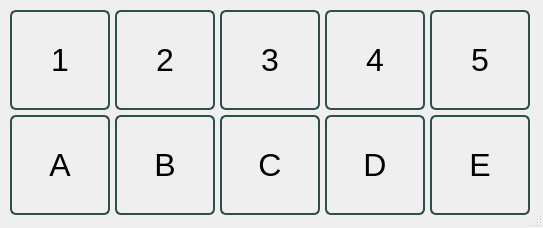
<?xml version="1.0" encoding="UTF-8"?>
<ui version="4.0">
 <class>dlgPassword</class>
 <widget class="QDialog" name="dlgPassword">
  <property name="windowModality">
   <enum>Qt::ApplicationModal</enum>
  </property>
  <property name="geometry">
   <rect>
    <x>0</x>
    <y>0</y>
    <width>543</width>
    <height>228</height>
   </rect>
  </property>
  <property name="windowTitle">
   <string>Dialog</string>
  </property>
  <property name="sizeGripEnabled">
   <bool>true</bool>
  </property>
  <property name="modal">
   <bool>false</bool>
  </property>
  <widget class="QPushButton" name="pb_7">
   <property name="geometry">
    <rect>
     <x>115</x>
     <y>115</y>
     <width>100</width>
     <height>100</height>
    </rect>
   </property>
   <property name="font">
    <font>
     <pointsize>24</pointsize>
    </font>
   </property>
   <property name="styleSheet">
    <string notr="true"> QPushButton {
	border-style: ridge;
     border: 2px solid DarkSlateGray;
     border-radius: 6px;
     background-color: qlineargradient(x1: 0, y1: 0, x2: 0, y2: 1,
                                       stop: 0 #f6f7fa, stop: 1 #dadbde);
 }

 QPushButton:pressed {
     background-color: qlineargradient(x1: 0, y1: 0, x2: 0, y2: 1,
                                       stop: 0 #dadbde, stop: 1 #f6f7fa);
 }

 QPushButton:!enabled {
     background-color:DarkGray;
 }</string>
   </property>
   <property name="text">
    <string>B</string>
   </property>
   <property name="flat">
    <bool>false</bool>
   </property>
  </widget>
  <widget class="QPushButton" name="pb_8">
   <property name="geometry">
    <rect>
     <x>220</x>
     <y>115</y>
     <width>100</width>
     <height>100</height>
    </rect>
   </property>
   <property name="font">
    <font>
     <pointsize>24</pointsize>
    </font>
   </property>
   <property name="styleSheet">
    <string notr="true"> QPushButton {
	border-style: ridge;
     border: 2px solid DarkSlateGray;
     border-radius: 6px;
     background-color: qlineargradient(x1: 0, y1: 0, x2: 0, y2: 1,
                                       stop: 0 #f6f7fa, stop: 1 #dadbde);
 }

 QPushButton:pressed {
     background-color: qlineargradient(x1: 0, y1: 0, x2: 0, y2: 1,
                                       stop: 0 #dadbde, stop: 1 #f6f7fa);
 }

 QPushButton:!enabled {
     background-color:DarkGray;
 }</string>
   </property>
   <property name="text">
    <string>C</string>
   </property>
   <property name="flat">
    <bool>false</bool>
   </property>
  </widget>
  <widget class="QPushButton" name="pb_9">
   <property name="geometry">
    <rect>
     <x>325</x>
     <y>115</y>
     <width>100</width>
     <height>100</height>
    </rect>
   </property>
   <property name="font">
    <font>
     <pointsize>24</pointsize>
    </font>
   </property>
   <property name="styleSheet">
    <string notr="true"> QPushButton {
	border-style: ridge;
     border: 2px solid DarkSlateGray;
     border-radius: 6px;
     background-color: qlineargradient(x1: 0, y1: 0, x2: 0, y2: 1,
                                       stop: 0 #f6f7fa, stop: 1 #dadbde);
 }

 QPushButton:pressed {
     background-color: qlineargradient(x1: 0, y1: 0, x2: 0, y2: 1,
                                       stop: 0 #dadbde, stop: 1 #f6f7fa);
 }

 QPushButton:!enabled {
     background-color:DarkGray;
 }</string>
   </property>
   <property name="text">
    <string>D</string>
   </property>
   <property name="flat">
    <bool>false</bool>
   </property>
  </widget>
  <widget class="QPushButton" name="pb_6">
   <property name="geometry">
    <rect>
     <x>10</x>
     <y>115</y>
     <width>100</width>
     <height>100</height>
    </rect>
   </property>
   <property name="font">
    <font>
     <pointsize>24</pointsize>
    </font>
   </property>
   <property name="styleSheet">
    <string notr="true"> QPushButton {
	border-style: ridge;
     border: 2px solid DarkSlateGray;
     border-radius: 6px;
     background-color: qlineargradient(x1: 0, y1: 0, x2: 0, y2: 1,
                                       stop: 0 #f6f7fa, stop: 1 #dadbde);
 }

 QPushButton:pressed {
     background-color: qlineargradient(x1: 0, y1: 0, x2: 0, y2: 1,
                                       stop: 0 #dadbde, stop: 1 #f6f7fa);
 }

 QPushButton:!enabled {
     background-color:DarkGray;
 }</string>
   </property>
   <property name="text">
    <string>A</string>
   </property>
   <property name="flat">
    <bool>false</bool>
   </property>
  </widget>
  <widget class="QPushButton" name="pb_5">
   <property name="geometry">
    <rect>
     <x>430</x>
     <y>10</y>
     <width>100</width>
     <height>100</height>
    </rect>
   </property>
   <property name="font">
    <font>
     <pointsize>24</pointsize>
    </font>
   </property>
   <property name="styleSheet">
    <string notr="true"> QPushButton {
	border-style: ridge;
     border: 2px solid DarkSlateGray;
     border-radius: 6px;
     background-color: qlineargradient(x1: 0, y1: 0, x2: 0, y2: 1,
                                       stop: 0 #f6f7fa, stop: 1 #dadbde);
 }

 QPushButton:pressed {
     background-color: qlineargradient(x1: 0, y1: 0, x2: 0, y2: 1,
                                       stop: 0 #dadbde, stop: 1 #f6f7fa);
 }

 QPushButton:!enabled {
     background-color:DarkGray;
 }</string>
   </property>
   <property name="text">
    <string>5</string>
   </property>
   <property name="flat">
    <bool>false</bool>
   </property>
  </widget>
  <widget class="QPushButton" name="pb_4">
   <property name="geometry">
    <rect>
     <x>325</x>
     <y>10</y>
     <width>100</width>
     <height>100</height>
    </rect>
   </property>
   <property name="font">
    <font>
     <pointsize>24</pointsize>
    </font>
   </property>
   <property name="styleSheet">
    <string notr="true"> QPushButton {
	border-style: ridge;
     border: 2px solid DarkSlateGray;
     border-radius: 6px;
     background-color: qlineargradient(x1: 0, y1: 0, x2: 0, y2: 1,
                                       stop: 0 #f6f7fa, stop: 1 #dadbde);
 }

 QPushButton:pressed {
     background-color: qlineargradient(x1: 0, y1: 0, x2: 0, y2: 1,
                                       stop: 0 #dadbde, stop: 1 #f6f7fa);
 }

 QPushButton:!enabled {
     background-color:DarkGray;
 }</string>
   </property>
   <property name="text">
    <string>4</string>
   </property>
   <property name="flat">
    <bool>false</bool>
   </property>
  </widget>
  <widget class="QPushButton" name="pb_1">
   <property name="geometry">
    <rect>
     <x>10</x>
     <y>10</y>
     <width>100</width>
     <height>100</height>
    </rect>
   </property>
   <property name="font">
    <font>
     <pointsize>24</pointsize>
    </font>
   </property>
   <property name="styleSheet">
    <string notr="true"> QPushButton {
	border-style: ridge;
     border: 2px solid DarkSlateGray;
     border-radius: 6px;
     background-color: qlineargradient(x1: 0, y1: 0, x2: 0, y2: 1,
                                       stop: 0 #f6f7fa, stop: 1 #dadbde);
 }

 QPushButton:pressed {
     background-color: qlineargradient(x1: 0, y1: 0, x2: 0, y2: 1,
                                       stop: 0 #dadbde, stop: 1 #f6f7fa);
 }

 QPushButton:!enabled {
     background-color:DarkGray;
 }</string>
   </property>
   <property name="text">
    <string>1</string>
   </property>
   <property name="flat">
    <bool>false</bool>
   </property>
  </widget>
  <widget class="QPushButton" name="pb_2">
   <property name="geometry">
    <rect>
     <x>115</x>
     <y>10</y>
     <width>100</width>
     <height>100</height>
    </rect>
   </property>
   <property name="font">
    <font>
     <pointsize>24</pointsize>
    </font>
   </property>
   <property name="styleSheet">
    <string notr="true"> QPushButton {
	border-style: ridge;
     border: 2px solid DarkSlateGray;
     border-radius: 6px;
     background-color: qlineargradient(x1: 0, y1: 0, x2: 0, y2: 1,
                                       stop: 0 #f6f7fa, stop: 1 #dadbde);
 }

 QPushButton:pressed {
     background-color: qlineargradient(x1: 0, y1: 0, x2: 0, y2: 1,
                                       stop: 0 #dadbde, stop: 1 #f6f7fa);
 }

 QPushButton:!enabled {
     background-color:DarkGray;
 }</string>
   </property>
   <property name="text">
    <string>2</string>
   </property>
   <property name="flat">
    <bool>false</bool>
   </property>
  </widget>
  <widget class="QPushButton" name="pb_3">
   <property name="geometry">
    <rect>
     <x>220</x>
     <y>10</y>
     <width>100</width>
     <height>100</height>
    </rect>
   </property>
   <property name="font">
    <font>
     <pointsize>24</pointsize>
    </font>
   </property>
   <property name="styleSheet">
    <string notr="true"> QPushButton {
	border-style: ridge;
     border: 2px solid DarkSlateGray;
     border-radius: 6px;
     background-color: qlineargradient(x1: 0, y1: 0, x2: 0, y2: 1,
                                       stop: 0 #f6f7fa, stop: 1 #dadbde);
 }

 QPushButton:pressed {
     background-color: qlineargradient(x1: 0, y1: 0, x2: 0, y2: 1,
                                       stop: 0 #dadbde, stop: 1 #f6f7fa);
 }

 QPushButton:!enabled {
     background-color:DarkGray;
 }</string>
   </property>
   <property name="text">
    <string>3</string>
   </property>
   <property name="flat">
    <bool>false</bool>
   </property>
  </widget>
  <widget class="QPushButton" name="pb_10">
   <property name="geometry">
    <rect>
     <x>430</x>
     <y>115</y>
     <width>100</width>
     <height>100</height>
    </rect>
   </property>
   <property name="font">
    <font>
     <pointsize>24</pointsize>
    </font>
   </property>
   <property name="styleSheet">
    <string notr="true"> QPushButton {
	border-style: ridge;
     border: 2px solid DarkSlateGray;
     border-radius: 6px;
     background-color: qlineargradient(x1: 0, y1: 0, x2: 0, y2: 1,
                                       stop: 0 #f6f7fa, stop: 1 #dadbde);
 }

 QPushButton:pressed {
     background-color: qlineargradient(x1: 0, y1: 0, x2: 0, y2: 1,
                                       stop: 0 #dadbde, stop: 1 #f6f7fa);
 }

 QPushButton:!enabled {
     background-color:DarkGray;
 }</string>
   </property>
   <property name="text">
    <string>E</string>
   </property>
   <property name="flat">
    <bool>false</bool>
   </property>
  </widget>
 </widget>
 <tabstops>
  <tabstop>pb_1</tabstop>
  <tabstop>pb_2</tabstop>
  <tabstop>pb_3</tabstop>
  <tabstop>pb_4</tabstop>
  <tabstop>pb_5</tabstop>
  <tabstop>pb_6</tabstop>
  <tabstop>pb_7</tabstop>
  <tabstop>pb_8</tabstop>
  <tabstop>pb_9</tabstop>
  <tabstop>pb_10</tabstop>
 </tabstops>
 <resources/>
 <connections>
  <connection>
   <sender>pb_1</sender>
   <signal>clicked(bool)</signal>
   <receiver>dlgPassword</receiver>
   <slot>pb_1()</slot>
   <hints>
    <hint type="sourcelabel">
     <x>21</x>
     <y>34</y>
    </hint>
    <hint type="destinationlabel">
     <x>36</x>
     <y>173</y>
    </hint>
   </hints>
  </connection>
  <connection>
   <sender>pb_2</sender>
   <signal>clicked(bool)</signal>
   <receiver>dlgPassword</receiver>
   <slot>pb_2()</slot>
   <hints>
    <hint type="sourcelabel">
     <x>103</x>
     <y>40</y>
    </hint>
    <hint type="destinationlabel">
     <x>119</x>
     <y>167</y>
    </hint>
   </hints>
  </connection>
  <connection>
   <sender>pb_3</sender>
   <signal>clicked(bool)</signal>
   <receiver>dlgPassword</receiver>
   <slot>pb_3()</slot>
   <hints>
    <hint type="sourcelabel">
     <x>156</x>
     <y>35</y>
    </hint>
    <hint type="destinationlabel">
     <x>167</x>
     <y>153</y>
    </hint>
   </hints>
  </connection>
  <connection>
   <sender>pb_4</sender>
   <signal>clicked(bool)</signal>
   <receiver>dlgPassword</receiver>
   <slot>pb_4()</slot>
   <hints>
    <hint type="sourcelabel">
     <x>203</x>
     <y>53</y>
    </hint>
    <hint type="destinationlabel">
     <x>216</x>
     <y>212</y>
    </hint>
   </hints>
  </connection>
  <connection>
   <sender>pb_5</sender>
   <signal>clicked(bool)</signal>
   <receiver>dlgPassword</receiver>
   <slot>pb_5()</slot>
   <hints>
    <hint type="sourcelabel">
     <x>271</x>
     <y>28</y>
    </hint>
    <hint type="destinationlabel">
     <x>302</x>
     <y>176</y>
    </hint>
   </hints>
  </connection>
  <connection>
   <sender>pb_6</sender>
   <signal>clicked(bool)</signal>
   <receiver>dlgPassword</receiver>
   <slot>pb_6()</slot>
   <hints>
    <hint type="sourcelabel">
     <x>31</x>
     <y>101</y>
    </hint>
    <hint type="destinationlabel">
     <x>35</x>
     <y>214</y>
    </hint>
   </hints>
  </connection>
  <connection>
   <sender>pb_7</sender>
   <signal>clicked(bool)</signal>
   <receiver>dlgPassword</receiver>
   <slot>pb_7()</slot>
   <hints>
    <hint type="sourcelabel">
     <x>90</x>
     <y>101</y>
    </hint>
    <hint type="destinationlabel">
     <x>115</x>
     <y>214</y>
    </hint>
   </hints>
  </connection>
  <connection>
   <sender>pb_8</sender>
   <signal>clicked(bool)</signal>
   <receiver>dlgPassword</receiver>
   <slot>pb_8()</slot>
   <hints>
    <hint type="sourcelabel">
     <x>158</x>
     <y>88</y>
    </hint>
    <hint type="destinationlabel">
     <x>164</x>
     <y>187</y>
    </hint>
   </hints>
  </connection>
  <connection>
   <sender>pb_9</sender>
   <signal>clicked(bool)</signal>
   <receiver>dlgPassword</receiver>
   <slot>pb_9()</slot>
   <hints>
    <hint type="sourcelabel">
     <x>219</x>
     <y>89</y>
    </hint>
    <hint type="destinationlabel">
     <x>223</x>
     <y>157</y>
    </hint>
   </hints>
  </connection>
  <connection>
   <sender>pb_10</sender>
   <signal>clicked(bool)</signal>
   <receiver>dlgPassword</receiver>
   <slot>pb_0()</slot>
   <hints>
    <hint type="sourcelabel">
     <x>297</x>
     <y>129</y>
    </hint>
    <hint type="destinationlabel">
     <x>299</x>
     <y>143</y>
    </hint>
   </hints>
  </connection>
 </connections>
 <slots>
  <slot>pb_1()</slot>
  <slot>pb_2()</slot>
  <slot>pb_3()</slot>
  <slot>pb_4()</slot>
  <slot>pb_5()</slot>
  <slot>pb_6()</slot>
  <slot>pb_8()</slot>
  <slot>pb_9()</slot>
  <slot>pb_0()</slot>
  <slot>pb_dot()</slot>
  <slot>pb_7()</slot>
 </slots>
</ui>
